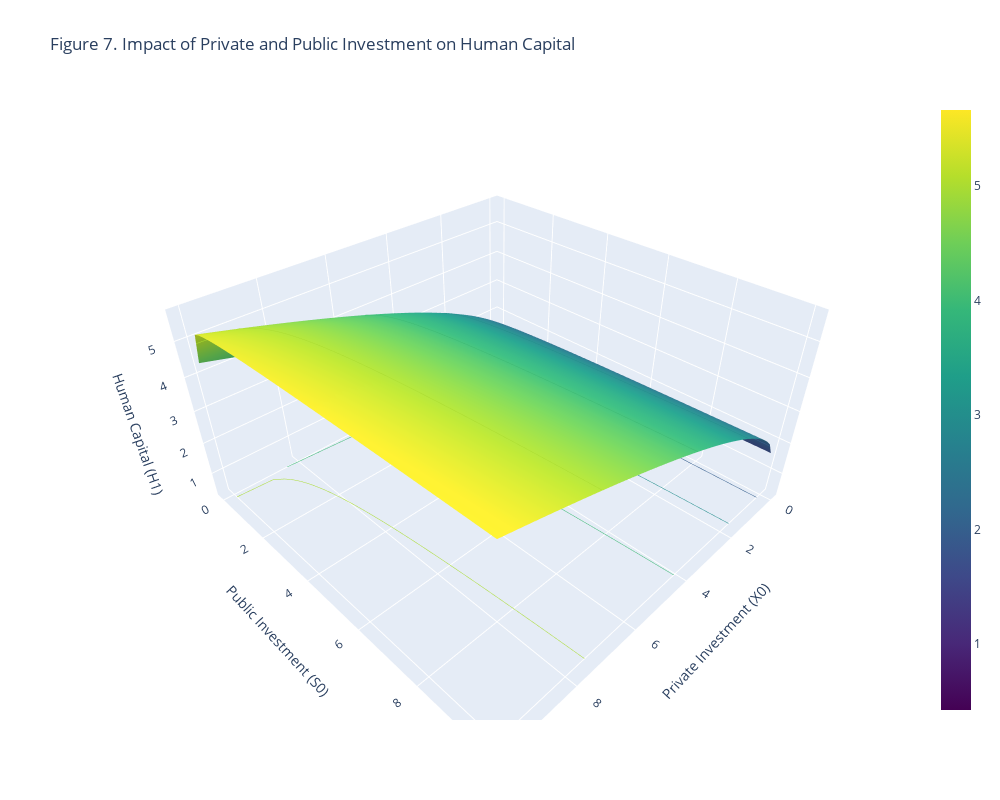

The notebook cell saved with this chart:
### Markdown cell above
**Figure 6: Slightly Privately Weighted Model**

This Figure represents a scenario where private investment $(X_0)$  is slightly more influential than public investment $(S_0)$  in developing human capital $(H_1)$ . The visualization shows that increases in private investment have a marginally more pronounced impact on human capital, reflecting a model where private contributions play a critical but not overwhelming role alongside public funding. This shows a mixed-market economic model where both sectors contribute significantly to education and human capital development.

### Code cell
# Initialize the model
model = BeckerTomesModelDebugged()

# Define ranges for Private Investment (X0) and Public Investment (S0)
X0_values = np.linspace(0, 10, 50)  # Range of private investment
S0_values = np.linspace(0, 10, 50)  # Range of public investment

# Prepare storage for computed Human Capital (H1)
H1_values = np.zeros((len(X0_values), len(S0_values)))

# Compute H1 over grid of X0 and S0
for i, X0 in enumerate(X0_values):
    for j, S0 in enumerate(S0_values):
        model.par.X0 = X0  # Set the model's private investment
        model.par.S0 = S0  # Set the model's public investment
        model.solve_continuous1()
        if hasattr(model.sol, 'optimal_X'):
            E1 = model.endowment_production(model.par.E0)  # Calculate endowment at the next period
            H1 = model.human_capital_production1(X0, S0, E1)  # Calculate human capital
            H1_values[i, j] = H1
        else:
            H1_values[i, j] = np.nan  # Use NaN for cases where solution is not found

# Generate meshgrid for plotting
X0_mesh, S0_mesh = np.meshgrid(X0_values, S0_values)

# Create the 3D plot
fig = go.Figure(data=[go.Surface(
    x=X0_mesh, y=S0_mesh, z=H1_values,
    contours={
        'z': {
            'show': True,
            'usecolormap': True,
            'highlightcolor': "limegreen",
            'project_z': True
        }
    }
)])

# Update traces for aesthetics and hover information
fig.update_traces(
    colorscale="Viridis",
    hovertemplate="Private Investment (X0): %{x}<br>Public Investment (S0): %{y}<br>Human Capital (H1): %{z}<extra></extra>"
)

# Configure the layout of the plot
fig.update_layout(
    scene=dict(
        xaxis=dict(title='Private Investment (X0)', showgrid=True),
        yaxis=dict(title='Public Investment (S0)', showgrid=True),
        zaxis=dict(title='Human Capital (H1)', showgrid=True)
    ),
    title="Figure 7. Impact of Private and Public Investment on Human Capital",
    width=1000,
    height=800
)
fig.show()

np.seterr(all='ignore')
np.seterr(all='warn')

### Figure 1 — Plotly figure (JSON) as saved in the notebook; plotly's stock layout.template omitted (floating-point values rounded to 4 significant figures; data arrays with more than 128 entries replaced by an {"elided": "..."} marker saying what was removed)
{"data": [{"colorscale": [[0, "#440154"], [0.1111, "#482878"], [0.2222, "#3e4989"], [0.3333, "#31688e"], [0.4444, "#26828e"], [0.5556, "#1f9e89"], [0.6667, "#35b779"], [0.7778, "#6ece58"], [0.8889, "#b5de2b"], [1, "#fde725"]], "contours": {"z": {"highlightcolor": "limegreen", "project": {"z": true}, "show": true, "usecolormap": true}}, "hovertemplate": "Private Investment (X0): %{x}<br>Public Investment (S0): %{y}<br>Human Capital (H1): %{z}<extra></extra>", "type": "surface", "x": {"elided": "50x50 float values"}, "y": {"elided": "50x50 float values"}, "z": {"elided": "50x50 float values"}}], "layout": {"height": 800, "scene": {"xaxis": {"showgrid": true, "title": {"text": "Private Investment (X0)"}}, "yaxis": {"showgrid": true, "title": {"text": "Public Investment (S0)"}}, "zaxis": {"showgrid": true, "title": {"text": "Human Capital (H1)"}}}, "title": {"text": "Figure 7. Impact of Private and Public Investment on Human Capital"}, "width": 1000}}
